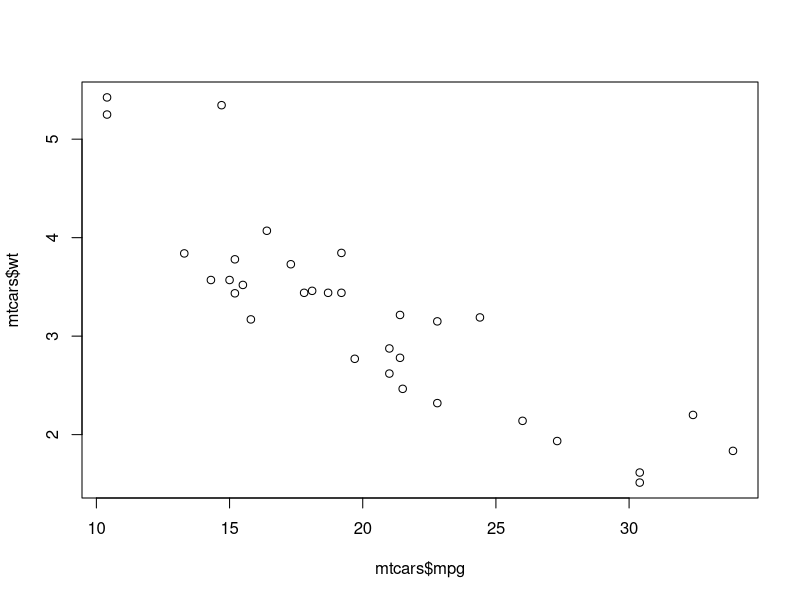
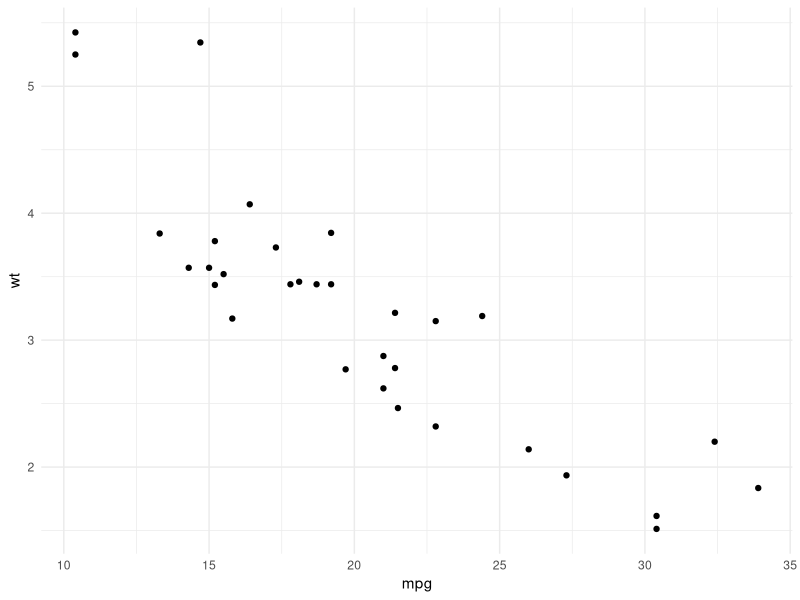

R code for these plots, in order:
# settings ----------------------------------------------------------------
library(tidyverse)


# explore -----------------------------------------------------------------
str(mtcars)


# summarize ---------------------------------------------------------------
mtcars |>
  group_by(cyl) |>
  summarise(
    mean_mpg = mean(mpg),
    sd_mpg = sd(mpg),
    min_mpg = min(mpg),
    max_mpg = max(mpg)
  ) |>
  ungroup()


# Plot -----
plot(mtcars$mpg, mtcars$wt)

# ggplot2 equivalent
mtcars |>
  ggplot(aes(x = mpg, y = wt)) +
  geom_point() +
  theme_minimal() +
  labs(xlab = "Miles per gallan", ylab = "Weight")